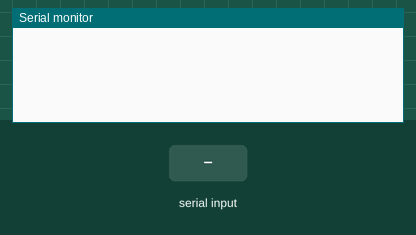
A sketch run on a simulated Arduino Uno, built with avr-gcc and run on an emulated ATmega328P. On the bench: the last lines printed to the serial monitor. Inputs (shaded band) come from the test bench.

Above: at 1.2 s.
1.3 s: "90,45\n" received over the second serial link
At 2.0 s:
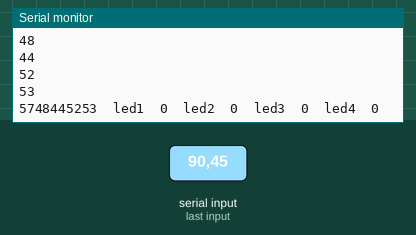
2.8 s: "30,150\n" received over the second serial link
At 3.2 s:
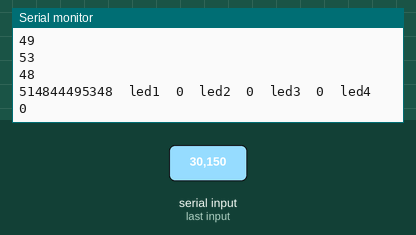
Timing chart, 0 to 5.8 s (numbered marks = the images above; inputs shaded):
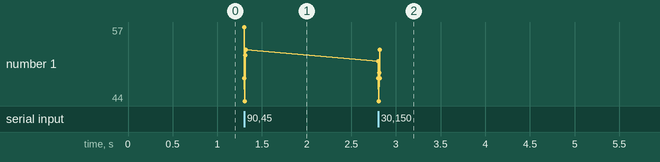

Measured:
- after the input at 1.3 s, the serial monitor: prints a new line at once (image 1)
- after the input at 2.8 s, the serial monitor: prints a new line at once (image 2)

The sketch:

6_Recebe-do-App.ino
```cpp
#include <SoftwareSerial.h>
SoftwareSerial mySerial(5, 6); // (TX, RX) - HC05 (TX SENDS, ONLY TX IS NEEDED TO SEND DATA FROM HC05
void setup() {  int baudrate=9600;  Serial.begin(baudrate);  mySerial.begin(baudrate);}
void tab() {  Serial.print("\t");}  void line() {  Serial.print("\n");}

String valor="";
char c;
byte b;
int lum, led, l1=0, l2=0, l3=0, l4=0;

void loop()
{
  if (false){
    Serial.print("waiting...\n");
//    delay(1000);
    if(mySerial.available()){
        Serial.print("received!\n");
        delay(10000);
    }
  }
  else{
    if (mySerial.available() > 0)
    {

      b = mySerial.read();
      if (b != 10)    {valor += b;Serial.print(b);tab();/*Serial.print(valor);*/line();}
//      c = mySerial.read();
//      if (c != 10)    {valor += c;Serial.print(c);tab();/*Serial.print(valor);line();*/}
      else
      {
        Serial.print(valor);tab();
        led=valor.substring(0, 1).toInt();
        lum=valor.substring(1, 4).toInt();

        switch(led){
          case 1: l1=lum; break;
          case 2: l2=lum; break;
          case 3: l3=lum; break;
          case 4: l4=lum; break;
        }

        Serial.print("led1");
        tab();
        Serial.print(l1);     tab();
        Serial.print("led2"); tab();
        Serial.print(l2);     tab();
        Serial.print("led3"); tab();
        Serial.print(l3);     tab();
        Serial.print("led4"); tab();
        Serial.print(l4);     tab();

        line();
        valor = "";
      }
    }
  }
}
```
